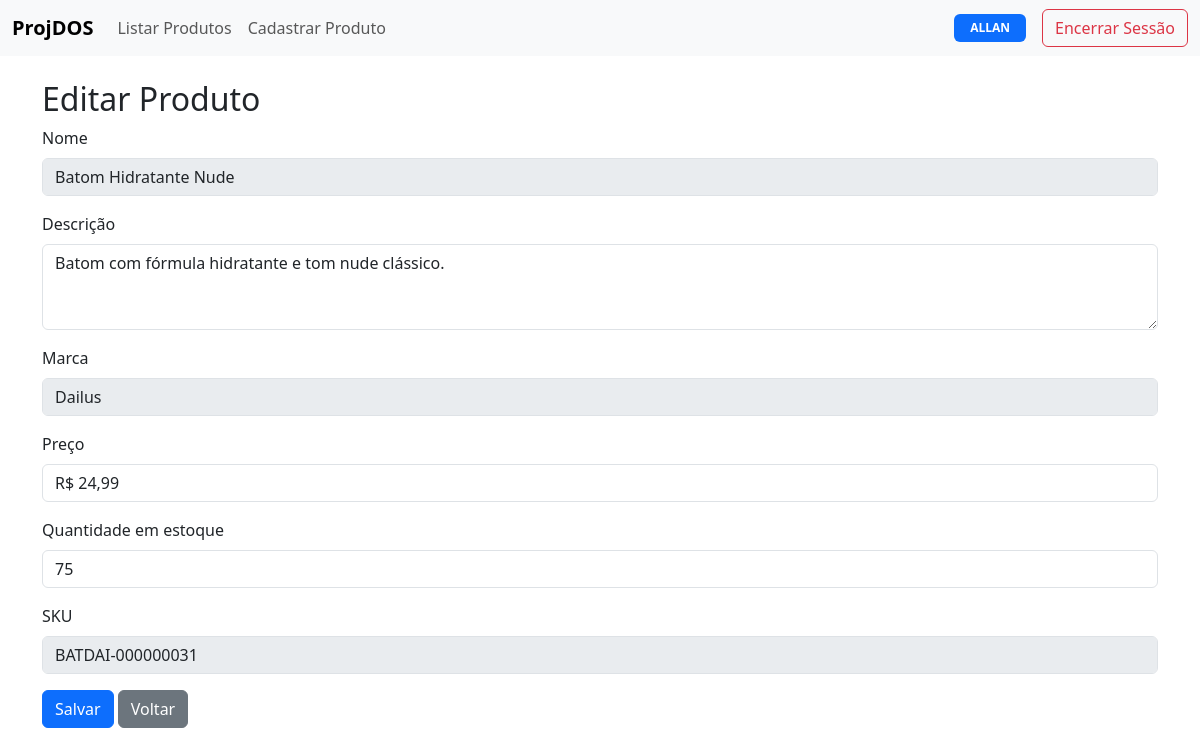
The page /produtos/editar/31/ (signed in) on the database its author committed.
### produto/models.py (models this page shows, shortened)
class Produto(models.Model):
    nome = models.CharField(max_length=100)
    descricao = models.TextField(blank=True)
    preco = models.DecimalField(max_digits=10, decimal_places=2)
    saldo_estoque = models.PositiveIntegerField()
    marca = models.CharField(max_length=16, null=False, blank=False)
    sku = models.CharField(max_length=16, unique=True, editable=False)

### produto/views.py (the view, shortened to what this page needs)
# urls.py: path('produtos/editar/<int:produto_id>/', views.editar_produto, name='editar_produto'),
@user_passes_test(is_superuser, login_url=reverse_lazy('listar_produtos'))
@login_required(login_url=reverse_lazy('login'))
def editar_produto(request, produto_id):
    produto = get_object_or_404(Produto, id=produto_id)
    return render(request, 'produto/editar_produto.html', {'produto': produto})

### produto/views.py (called while the page is built)
def is_superuser(user):
    return user.is_superuser

### produto/templates/produto/editar_produto.html (shortened to what this page needs)
{% extends 'base.html' %}
{% load static %}
{% block content %}
  <h2>Editar Produto</h2>
  <form id="editForm" method="POST" action="{% url 'editar_produto' produto.id %}">
    <div class="mb-3">
      <label for="nome" class="form-label">Nome</label>
      <input type="text" class="form-control" id="nome" name="nome" value="{{ produto.nome }}" disabled />
    </div>
    <div class="mb-3">
      <label for="descricao" class="form-label">Descrição</label>
      <textarea class="form-control" id="descricao" name="descricao" rows="3" required>{{ produto.descricao }}</textarea>
    </div>
    <div class="mb-3">
      <label for="marca" class="form-label">Marca</label>
      <input type="text" class="form-control" id="marca" name="marca" value="{{ produto.marca }}" disabled />
    </div>
    <div class="mb-3">
      <label for="preco" class="form-label">Preço</label>
      <input type="text" class="form-control" id="preco" name="preco" value="{{ produto.preco }}" required oninput="formatarMoeda(this)" min="0.01" max="99999.99" />
    </div>
    <div class="mb-3">
      <label for="saldo_estoque" class="form-label">Quantidade em estoque</label>
      <input type="number" class="form-control" id="saldo_estoque" name="saldo_estoque" value="{{ produto.saldo_estoque }}" required min="0" max="99999" oninput="verificarQuantidade(this)" />
    </div>
    <div class="mb-3">
      <label for="sku" class="form-label">SKU</label>
      <input type="text" class="form-control" id="sku" name="sku" value="{{ produto.sku }}" disabled />
    </div>
    <button type="button" class="btn btn-primary" data-bs-toggle="modal" data-bs-target="#confirmSaveModal">Salvar</button>
    <a href="{% url 'listar_produtos' %}" class="btn btn-secondary">Voltar</a>
  </form>
{% endblock %}
{% load static %}

### produto/templates/base.html (shortened to what this page needs)
<!DOCTYPE html>
<html lang="pt-br">
  <head>
    <link href="https://cdn.jsdelivr.net/npm/bootstrap@5.3.6/dist/css/bootstrap.min.css" rel="stylesheet" />
    <link href="https://cdn.datatables.net/1.13.6/css/dataTables.bootstrap5.min.css" rel="stylesheet" />
  </head>
  <body>
    <nav class="navbar navbar-expand-lg bg-body-tertiary mb-4">
      <div class="container-fluid">
        <a class="navbar-brand fw-bold" href="#">ProjDOS</a>
        <div class="collapse navbar-collapse" id="navbarContent">
          <ul class="navbar-nav me-auto mb-2 mb-lg-0">
            <li class="nav-item">
              <a class="nav-link" href="{% url 'listar_produtos' %}">Listar Produtos</a>
            </li>
            <li class="nav-item">
              {% if perms.produto.add_produto %}
                <a class="nav-link" href="{% url 'criar_produto' %}">Cadastrar Produto</a>
              {% endif %}
            </li>
          </ul>
          <div class="d-flex align-items-center ms-auto gap-3">
            <span class="badge text-bg-primary text-uppercase px-3 py-2">{{ user.username }}</span>
            <button type="button" class="btn btn-outline-danger" data-bs-toggle="modal" data-bs-target="#logoutModal">Encerrar Sessão</button>
          </div>
        </div>
      </div>
    </nav>
    <div class="container">
      {% block content %}
      {% endblock %}
    </div>
  </body>
</html>

### rows shown on the page
Produto: nome "Batom Hidratante Nude", descricao "Batom com fórmula hidratante e tom nude clássico.", marca "Dailus", preco "R$ 24,99", saldo_estoque "75", sku "BATDAI-000000031"

### other values the page prints
{{ user.username }} "ALLAN"
